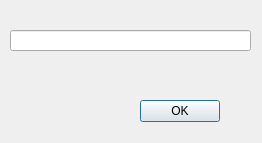
<?xml version="1.0" encoding="UTF-8"?>
<ui version="4.0">
 <class>PasswordDialog</class>
 <widget class="QDialog" name="PasswordDialog">
  <property name="geometry">
   <rect>
    <x>0</x>
    <y>0</y>
    <width>262</width>
    <height>143</height>
   </rect>
  </property>
  <property name="windowTitle">
   <string>Введите пароль</string>
  </property>
  <widget class="QLineEdit" name="lineEdit">
   <property name="geometry">
    <rect>
     <x>10</x>
     <y>30</y>
     <width>241</width>
     <height>21</height>
    </rect>
   </property>
  </widget>
  <widget class="QPushButton" name="pushButton">
   <property name="geometry">
    <rect>
     <x>140</x>
     <y>100</y>
     <width>80</width>
     <height>22</height>
    </rect>
   </property>
   <property name="text">
    <string>OK</string>
   </property>
  </widget>
 </widget>
 <resources/>
 <connections/>
</ui>
